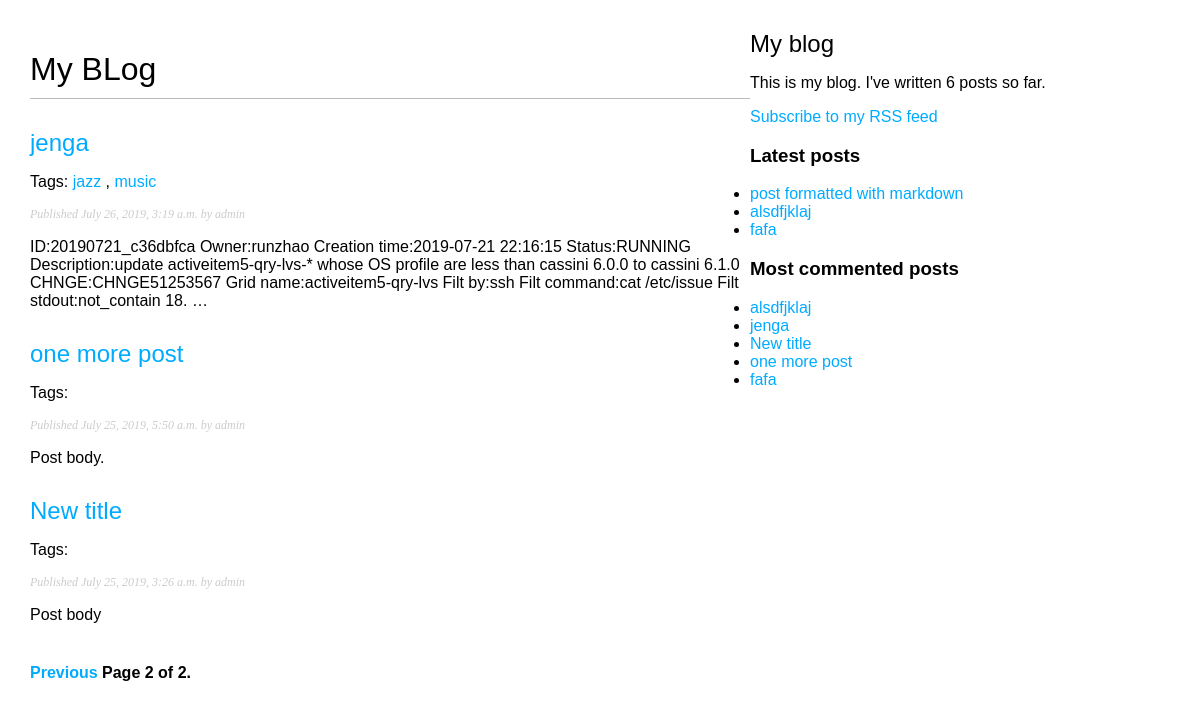
Screenshot of /blog/?page=2 with the database file from the repository.
### blog/models.py (models this page shows, shortened)
class Post(models.Model):
    STATUS_CHOICES = (
        ('draft', 'Draft'),
        ('published', 'Published'),
    )
    tags = TaggableManager()
    title = models.CharField(max_length=250)
    slug = models.SlugField(max_length=250, unique_for_date='publish')
    author = models.ForeignKey(User, on_delete=models.CASCADE, related_name='blog_posts')
    body = models.TextField()
    publish = models.DateTimeField(default=timezone.now)
    created = models.DateTimeField(auto_now_add=True)
    updated = models.DateTimeField(auto_now=True)
    status = models.CharField(max_length=10, choices=STATUS_CHOICES, default='draft')
    objects = models.Manager()
    published = PublishedManager()
    draft = DraftManager()
    class Meta:
        ordering = ('-publish',)
    def get_absolute_url(self):
        return reverse('blog:post_detail',
                       args=[self.publish.year,
                             self.publish.month,
                             self.publish.day,
                             self.slug])

### blog/views.py (the view)
# urls.py: path('', views.post_list, name='post_list'),
def post_list(request, tag_slug=None):
    object_list = Post.published.all()
    tag = None
    if tag_slug:
        tag = get_object_or_404(Tag, slug=tag_slug)
        object_list = object_list.filter(tags__in=[tag])
    paginator = Paginator(object_list, 3)  # 3 posts in each page
    page = request.GET.get('page')
    try:
        posts = paginator.page(page)
    except PageNotAnInteger:
        posts = paginator.page(1)
    except EmptyPage:
        posts = paginator.page(paginator.num_pages)
    return render(request,
                  'blog/post/list.html',
                  {'page': page, 'posts': posts, 'tag': tag})

### blog/models.py (called while the page is built)
    def get_queryset(self):
        return super(PublishedManager, self).get_queryset().filter(status='published')

### blog/templatetags/blog_tags.py (called while the page is built)
@register.simple_tag
def total_posts():
    return Post.published.count()

@register.inclusion_tag('blog/post/latest_posts.html')
def show_latest_posts(count=5):
    latest_posts = Post.published.order_by('-publish')[:count]
    return {'latest_posts': latest_posts}

@register.simple_tag
def get_most_commented_posts(count=5):
    return Post.published.annotate(
        total_comments=Count('comments')
    ).order_by('-total_comments')[:count]

@register.filter(name='markdown')
def markdown_format(text):
    return mark_safe(markdown.markdown(text))

### blog/templates/blog/post/list.html (shortened to what this page needs)
{% extends "blog/base.html" %}
{% load blog_tags %}
{% block content %}
<h1>My BLog</h1>
{% for post in posts %}
<h2>
    <a href="{{ post.get_absolute_url }}">
        {{ post.title }}
    </a>
</h2>
<p class="tags">
    Tags:
    {% for tag in post.tags.all %}
    <a href="{% url 'blog:post_list_by_tag' tag.slug %}">
        {{ tag.name }}
    </a>
    {% if not forloop.last %}, {% endif %}
    {% endfor %}
</p>
<p class="date">
    Published {{ post.publish }} by {{ post.author }}
</p>
{{ post.body|markdown|truncatewords_html:30 }}
{% endfor %}
{% include "pagination.html" with page=posts %}
{% endblock %}

### blog/templates/blog/base.html (shortened to what this page needs)
{% load blog_tags %}
{% load static %}
<!DOCTYPE html>
<html>
<head>
    <link href="{% static "css/blog.css" %}" rel="stylesheet">
</head>
<body>
<div id="content">
    {% block content %}
    {% endblock %}
</div>
<div id="siderbar">
    <h2>My blog</h2>
    <p>This is my blog. I've written {% total_posts %} posts so far.</p>
    <p><a href="{% url 'blog:post_feed' %}">Subscribe to my RSS feed</a> </p>
    <h3>Latest posts</h3>
    {% show_latest_posts 3 %}
    <h3>Most commented posts</h3>
    {% get_most_commented_posts as most_commented_posts %}
    <ul>
        {% for post in most_commented_posts %}
        <li>
            <a href="{{ post.get_absolute_url }}">{{ post.title }}</a>
        </li>
        {% endfor %}
    </ul>
</div>
</body>
</body>
</html>

### blog/templates/blog/post/latest_posts.html
<ul>
    {% for post in latest_posts %}
    <li>
        <a href="{{ post.get_absolute_url }}">{{ post.title }}</a>
    </li>
    {% endfor %}
</ul>

### blog/static/css/blog.css (style rules this page uses)
body { margin:0; padding:0; font-family:helvetica, sans-serif; }
a { color:#00abff; text-decoration:none; }
h1 { font-weight:normal; border-bottom:1px solid #bbb; padding:0 0 10px 0; }
h2 { font-weight:normal; margin:30px 0 0; }
#content { float:left; width:60%; padding:0 0 0 30px; }
p.date { color:#ccc; font-family: georgia, serif; font-size: 12px; font-style: italic; }

### rows the page displays
Post: title "jenga", publish "July 26, 2019, 3:19 a.m.", author "admin", body "ID:20190721_c36dbfca Owner:runzhao Creation time:2019-07-21 22:16:15 Status:RUNNING Description:update activeitem5-qry-lvs-* whose OS profile are less than cassini 6.0.0 to cassini 6.1.0 CHNGE:CHNGE51253567 Grid name:activeitem5-qry-lvs Filt by:ssh Filt command:cat /etc/issue Filt stdout:not_contain 18. …"
Tag: name "jazz"
Tag: name "music"
Post: title "one more post", publish "July 25, 2019, 5:50 a.m.", author "admin", body "Post body."
Post: title "New title", publish "July 25, 2019, 3:26 a.m.", author "admin", body "Post body"
Post: title "post formatted with markdown"
Post: title "alsdfjklaj"
Post: title "fafa"

### other values shown
{{ page.number }} "2"
{{ page.paginator.num_pages }} "2"
